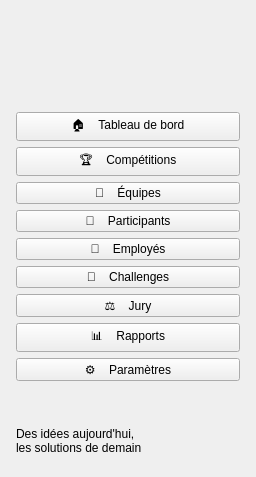
     <widget class="QFrame" name="sidebar">
      <property name="minimumSize">
       <size>
        <width>256</width>
        <height>0</height>
       </size>
      </property>
      <property name="maximumSize">
       <size>
        <width>256</width>
        <height>16777215</height>
       </size>
      </property>
      <layout class="QVBoxLayout" name="dispositionSidebar">
       <property name="spacing">
        <number>6</number>
       </property>
       <property name="leftMargin">
        <number>16</number>
       </property>
       <property name="topMargin">
        <number>22</number>
       </property>
       <property name="rightMargin">
        <number>16</number>
       </property>
       <property name="bottomMargin">
        <number>22</number>
       </property>
       <item>
        <widget class="QLabel" name="logo">
         <property name="minimumSize">
          <size>
           <width>222</width>
           <height>60</height>
          </size>
         </property>
         <property name="maximumSize">
          <size>
           <width>222</width>
           <height>60</height>
          </size>
         </property>
         <property name="pixmap">
          <pixmap resource="resources.qrc">:/resources/logo_sidebar.png</pixmap>
         </property>
         <property name="scaledContents">
          <bool>true</bool>
         </property>
        </widget>
       </item>
       <item>
        <spacer name="espaceLogo">
         <property name="orientation">
          <enum>Qt::Vertical</enum>
         </property>
         <property name="sizeType">
          <enum>QSizePolicy::Fixed</enum>
         </property>
         <property name="sizeHint" stdset="0">
          <size>
           <width>20</width>
           <height>24</height>
          </size>
         </property>
        </spacer>
       </item>
       <item>
        <widget class="QPushButton" name="boutonTableauBord">
         <property name="cursor">
          <cursorShape>PointingHandCursor</cursorShape>
         </property>
         <property name="toolTip">
          <string>Module à relier au projet principal</string>
         </property>
         <property name="text">
          <string>🏠    Tableau de bord</string>
         </property>
         <property name="actif" stdset="0">
          <bool>false</bool>
         </property>
        </widget>
       </item>
       <item>
        <widget class="QPushButton" name="boutonCompetitions">
         <property name="cursor">
          <cursorShape>PointingHandCursor</cursorShape>
         </property>
         <property name="text">
          <string>🏆    Compétitions</string>
         </property>
         <property name="actif" stdset="0">
          <bool>false</bool>
         </property>
        </widget>
       </item>
       <item>
        <widget class="QPushButton" name="boutonEquipes">
         <property name="cursor">
          <cursorShape>PointingHandCursor</cursorShape>
         </property>
         <property name="toolTip">
          <string>Module à relier au projet principal</string>
         </property>
         <property name="text">
          <string>👥    Équipes</string>
         </property>
         <property name="actif" stdset="0">
          <bool>false</bool>
         </property>
        </widget>
       </item>
       <item>
        <widget class="QPushButton" name="boutonParticipants">
         <property name="cursor">
          <cursorShape>PointingHandCursor</cursorShape>
         </property>
         <property name="toolTip">
          <string>Module à relier au projet principal</string>
         </property>
         <property name="text">
          <string>👤    Participants</string>
         </property>
         <property name="actif" stdset="0">
          <bool>false</bool>
         </property>
        </widget>
       </item>
       <item>
        <widget class="QPushButton" name="boutonEmployes">
         <property name="cursor">
          <cursorShape>PointingHandCursor</cursorShape>
         </property>
         <property name="text">
          <string>💼    Employés</string>
         </property>
         <property name="actif" stdset="0">
          <bool>true</bool>
         </property>
        </widget>
       </item>
       <item>
        <widget class="QPushButton" name="boutonChallenges">
         <property name="cursor">
          <cursorShape>PointingHandCursor</cursorShape>
         </property>
         <property name="toolTip">
          <string>Module à relier au projet principal</string>
         </property>
         <property name="text">
          <string>🚩    Challenges</string>
         </property>
         <property name="actif" stdset="0">
          <bool>false</bool>
         </property>
        </widget>
       </item>
       <item>
        <widget class="QPushButton" name="boutonJury">
         <property name="cursor">
          <cursorShape>PointingHandCursor</cursorShape>
         </property>
         <property name="toolTip">
          <string>Module à relier au projet principal</string>
         </property>
         <property name="text">
          <string>⚖️    Jury</string>
         </property>
         <property name="actif" stdset="0">
          <bool>false</bool>
         </property>
        </widget>
       </item>
       <item>
        <widget class="QPushButton" name="boutonRapports">
         <property name="cursor">
          <cursorShape>PointingHandCursor</cursorShape>
         </property>
         <property name="toolTip">
          <string>Module à relier au projet principal</string>
         </property>
         <property name="text">
          <string>📊    Rapports</string>
         </property>
         <property name="actif" stdset="0">
          <bool>false</bool>
         </property>
        </widget>
       </item>
       <item>
        <widget class="QPushButton" name="boutonParametres">
         <property name="cursor">
          <cursorShape>PointingHandCursor</cursorShape>
         </property>
         <property name="toolTip">
          <string>Module à relier au projet principal</string>
         </property>
         <property name="text">
          <string>⚙️    Paramètres</string>
         </property>
         <property name="actif" stdset="0">
          <bool>false</bool>
         </property>
        </widget>
       </item>
       <item>
        <spacer name="ressortSidebar">
         <property name="orientation">
          <enum>Qt::Vertical</enum>
         </property>
         <property name="sizeHint" stdset="0">
          <size>
           <width>20</width>
           <height>40</height>
          </size>
         </property>
        </spacer>
       </item>
       <item>
        <widget class="QLabel" name="slogan">
         <property name="text">
          <string>Des idées aujourd'hui,
les solutions de demain</string>
         </property>
        </widget>
       </item>
      </layout>
     </widget>
